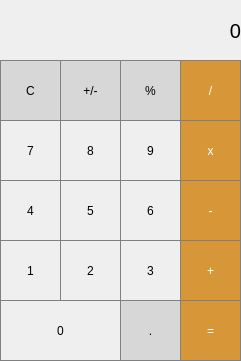
<?xml version="1.0" encoding="UTF-8"?>
<ui version="4.0">
 <class>MainWindow</class>
 <widget class="QMainWindow" name="MainWindow">
  <property name="geometry">
   <rect>
    <x>0</x>
    <y>0</y>
    <width>241</width>
    <height>361</height>
   </rect>
  </property>
  <property name="windowTitle">
   <string>MainWindow</string>
  </property>
  <widget class="QWidget" name="centralwidget">
   <widget class="QLabel" name="label">
    <property name="geometry">
     <rect>
      <x>0</x>
      <y>0</y>
      <width>241</width>
      <height>61</height>
     </rect>
    </property>
    <property name="font">
     <font>
      <pointsize>15</pointsize>
     </font>
    </property>
    <property name="styleSheet">
     <string notr="true">QLabel{
border: 5px solid gray;
}

background-color:white;</string>
    </property>
    <property name="text">
     <string>0</string>
    </property>
    <property name="alignment">
     <set>Qt::AlignRight|Qt::AlignTrailing|Qt::AlignVCenter</set>
    </property>
    <property name="wordWrap">
     <bool>false</bool>
    </property>
    <property name="margin">
     <number>10</number>
    </property>
   </widget>
   <widget class="QPushButton" name="pushButton_clear">
    <property name="geometry">
     <rect>
      <x>0</x>
      <y>60</y>
      <width>61</width>
      <height>61</height>
     </rect>
    </property>
    <property name="styleSheet">
     <string notr="true">QPushButton{
background-color : rgb(215, 215, 215);
border: 1px solid gray;
}

QPushButton:pressed{
background-color:qlineargradient(x1: 0,y1: 0, x2: 0, y2: 1, stop: 0        #BEBEBE, stop: 1 #D7D7D7);
}</string>
    </property>
    <property name="text">
     <string>C</string>
    </property>
   </widget>
   <widget class="QPushButton" name="pushButton_divide">
    <property name="geometry">
     <rect>
      <x>180</x>
      <y>60</y>
      <width>61</width>
      <height>61</height>
     </rect>
    </property>
    <property name="styleSheet">
     <string notr="true">QPushButton{
background-color : rgb(215, 151, 57);
color:white;
border: 1px solid gray;
}

QPushButton:pressed{
background-color:qlineargradient(x1: 0,y1: 0, x2: 0, y2: 1, stop: 0        #FF7832, stop: 1 #FF9739);
}</string>
    </property>
    <property name="text">
     <string>/</string>
    </property>
   </widget>
   <widget class="QPushButton" name="pushButton_percant">
    <property name="geometry">
     <rect>
      <x>120</x>
      <y>60</y>
      <width>61</width>
      <height>61</height>
     </rect>
    </property>
    <property name="styleSheet">
     <string notr="true">QPushButton{
background-color : rgb(215, 215, 215);
border: 1px solid gray;
}

QPushButton:pressed{
background-color:qlineargradient(x1: 0,y1: 0, x2: 0, y2: 1, stop: 0        #BEBEBE, stop: 1 #D7D7D7);
}</string>
    </property>
    <property name="text">
     <string>%</string>
    </property>
   </widget>
   <widget class="QPushButton" name="pushButton_plus_minus">
    <property name="geometry">
     <rect>
      <x>60</x>
      <y>60</y>
      <width>61</width>
      <height>61</height>
     </rect>
    </property>
    <property name="styleSheet">
     <string notr="true">QPushButton{
background-color : rgb(215, 215, 215);
border: 1px solid gray;
}

QPushButton:pressed{
background-color:qlineargradient(x1: 0,y1: 0, x2: 0, y2: 1, stop: 0        #BEBEBE, stop: 1 #D7D7D7);
}</string>
    </property>
    <property name="text">
     <string>+/-</string>
    </property>
   </widget>
   <widget class="QPushButton" name="pushButton_7">
    <property name="geometry">
     <rect>
      <x>0</x>
      <y>120</y>
      <width>61</width>
      <height>61</height>
     </rect>
    </property>
    <property name="styleSheet">
     <string notr="true">QPushButton{
border: 1px solid gray;
}

QPushButton:pressed{
background-color:qlineargradient(x1: 0,y1: 0, x2: 0, y2: 1, stop: 0        #dadbde, stop: 1 #f6f7fa);
}</string>
    </property>
    <property name="text">
     <string>7</string>
    </property>
   </widget>
   <widget class="QPushButton" name="pushButton_8">
    <property name="geometry">
     <rect>
      <x>60</x>
      <y>120</y>
      <width>61</width>
      <height>61</height>
     </rect>
    </property>
    <property name="styleSheet">
     <string notr="true">QPushButton{
border: 1px solid gray;
}

QPushButton:pressed{
background-color:qlineargradient(x1: 0,y1: 0, x2: 0, y2: 1, stop: 0        #dadbde, stop: 1 #f6f7fa);
}</string>
    </property>
    <property name="text">
     <string>8</string>
    </property>
   </widget>
   <widget class="QPushButton" name="pushButton_9">
    <property name="geometry">
     <rect>
      <x>120</x>
      <y>120</y>
      <width>61</width>
      <height>61</height>
     </rect>
    </property>
    <property name="styleSheet">
     <string notr="true">QPushButton{
border: 1px solid gray;
}

QPushButton:pressed{
background-color:qlineargradient(x1: 0,y1: 0, x2: 0, y2: 1, stop: 0        #dadbde, stop: 1 #f6f7fa);
}</string>
    </property>
    <property name="text">
     <string>9</string>
    </property>
   </widget>
   <widget class="QPushButton" name="pushButton_multiply">
    <property name="geometry">
     <rect>
      <x>180</x>
      <y>120</y>
      <width>61</width>
      <height>61</height>
     </rect>
    </property>
    <property name="styleSheet">
     <string notr="true">QPushButton{
background-color : rgb(215, 151, 57);
color:white;
border: 1px solid gray;
}

QPushButton:pressed{
background-color:qlineargradient(x1: 0,y1: 0, x2: 0, y2: 1, stop: 0        #FF7832, stop: 1 #FF9739);
}</string>
    </property>
    <property name="text">
     <string>x</string>
    </property>
   </widget>
   <widget class="QPushButton" name="pushButton_4">
    <property name="geometry">
     <rect>
      <x>0</x>
      <y>180</y>
      <width>61</width>
      <height>61</height>
     </rect>
    </property>
    <property name="styleSheet">
     <string notr="true">QPushButton{
border: 1px solid gray;
}

QPushButton:pressed{
background-color:qlineargradient(x1: 0,y1: 0, x2: 0, y2: 1, stop: 0        #dadbde, stop: 1 #f6f7fa);
}</string>
    </property>
    <property name="text">
     <string>4</string>
    </property>
   </widget>
   <widget class="QPushButton" name="pushButton_5">
    <property name="geometry">
     <rect>
      <x>60</x>
      <y>180</y>
      <width>61</width>
      <height>61</height>
     </rect>
    </property>
    <property name="styleSheet">
     <string notr="true">QPushButton{
border: 1px solid gray;
}

QPushButton:pressed{
background-color:qlineargradient(x1: 0,y1: 0, x2: 0, y2: 1, stop: 0        #dadbde, stop: 1 #f6f7fa);
}</string>
    </property>
    <property name="text">
     <string>5</string>
    </property>
   </widget>
   <widget class="QPushButton" name="pushButton_minus">
    <property name="geometry">
     <rect>
      <x>180</x>
      <y>180</y>
      <width>61</width>
      <height>61</height>
     </rect>
    </property>
    <property name="styleSheet">
     <string notr="true">QPushButton{
background-color : rgb(215, 151, 57);
color:white;
border: 1px solid gray;
}

QPushButton:pressed{
background-color:qlineargradient(x1: 0,y1: 0, x2: 0, y2: 1, stop: 0        #FF7832, stop: 1 #FF9739);
}</string>
    </property>
    <property name="text">
     <string>-</string>
    </property>
   </widget>
   <widget class="QPushButton" name="pushButton_6">
    <property name="geometry">
     <rect>
      <x>120</x>
      <y>180</y>
      <width>61</width>
      <height>61</height>
     </rect>
    </property>
    <property name="styleSheet">
     <string notr="true">QPushButton{
border: 1px solid gray;
}

QPushButton:pressed{
background-color:qlineargradient(x1: 0,y1: 0, x2: 0, y2: 1, stop: 0        #dadbde, stop: 1 #f6f7fa);
}</string>
    </property>
    <property name="text">
     <string>6</string>
    </property>
   </widget>
   <widget class="QPushButton" name="pushButton_1">
    <property name="geometry">
     <rect>
      <x>0</x>
      <y>240</y>
      <width>61</width>
      <height>61</height>
     </rect>
    </property>
    <property name="styleSheet">
     <string notr="true">QPushButton{
border: 1px solid gray;
}

QPushButton:pressed{
background-color:qlineargradient(x1: 0,y1: 0, x2: 0, y2: 1, stop: 0        #dadbde, stop: 1 #f6f7fa);
}</string>
    </property>
    <property name="text">
     <string>1</string>
    </property>
   </widget>
   <widget class="QPushButton" name="pushButton_2">
    <property name="geometry">
     <rect>
      <x>60</x>
      <y>240</y>
      <width>61</width>
      <height>61</height>
     </rect>
    </property>
    <property name="styleSheet">
     <string notr="true">QPushButton{
border: 1px solid gray;
}

QPushButton:pressed{
background-color:qlineargradient(x1: 0,y1: 0, x2: 0, y2: 1, stop: 0        #dadbde, stop: 1 #f6f7fa);
}</string>
    </property>
    <property name="text">
     <string>2</string>
    </property>
   </widget>
   <widget class="QPushButton" name="pushButton_plus">
    <property name="geometry">
     <rect>
      <x>180</x>
      <y>240</y>
      <width>61</width>
      <height>61</height>
     </rect>
    </property>
    <property name="styleSheet">
     <string notr="true">QPushButton{
background-color : rgb(215, 151, 57);
color:white;
border: 1px solid gray;
}

QPushButton:pressed{
background-color:qlineargradient(x1: 0,y1: 0, x2: 0, y2: 1, stop: 0        #FF7832, stop: 1 #FF9739);
}</string>
    </property>
    <property name="text">
     <string>+</string>
    </property>
   </widget>
   <widget class="QPushButton" name="pushButton_3">
    <property name="geometry">
     <rect>
      <x>120</x>
      <y>240</y>
      <width>61</width>
      <height>61</height>
     </rect>
    </property>
    <property name="styleSheet">
     <string notr="true">QPushButton{
border: 1px solid gray;
}

QPushButton:pressed{
background-color:qlineargradient(x1: 0,y1: 0, x2: 0, y2: 1, stop: 0        #dadbde, stop: 1 #f6f7fa);
}</string>
    </property>
    <property name="text">
     <string>3</string>
    </property>
   </widget>
   <widget class="QPushButton" name="pushButton_0">
    <property name="geometry">
     <rect>
      <x>0</x>
      <y>300</y>
      <width>121</width>
      <height>61</height>
     </rect>
    </property>
    <property name="styleSheet">
     <string notr="true">QPushButton{
border: 1px solid gray;
}

QPushButton:pressed{
background-color:qlineargradient(x1: 0,y1: 0, x2: 0, y2: 1, stop: 0        #dadbde, stop: 1 #f6f7fa);
}</string>
    </property>
    <property name="text">
     <string>0</string>
    </property>
   </widget>
   <widget class="QPushButton" name="pushButton_equal">
    <property name="geometry">
     <rect>
      <x>180</x>
      <y>300</y>
      <width>61</width>
      <height>61</height>
     </rect>
    </property>
    <property name="styleSheet">
     <string notr="true">QPushButton{
background-color : rgb(215, 151, 57);
color:white;
border: 1px solid gray;
}

QPushButton:pressed{
background-color:qlineargradient(x1: 0,y1: 0, x2: 0, y2: 1, stop: 0        #FF7832, stop: 1 #FF9739);
}</string>
    </property>
    <property name="text">
     <string>=</string>
    </property>
   </widget>
   <widget class="QPushButton" name="pushButton_dot">
    <property name="geometry">
     <rect>
      <x>120</x>
      <y>300</y>
      <width>61</width>
      <height>61</height>
     </rect>
    </property>
    <property name="styleSheet">
     <string notr="true">QPushButton{
background-color : rgb(215, 215, 215);
border: 1px solid gray;
}

QPushButton:pressed{
background-color:qlineargradient(x1: 0,y1: 0, x2: 0, y2: 1, stop: 0        #BEBEBE, stop: 1 #D7D7D7);
}</string>
    </property>
    <property name="text">
     <string>.</string>
    </property>
   </widget>
  </widget>
 </widget>
 <resources/>
 <connections/>
</ui>
